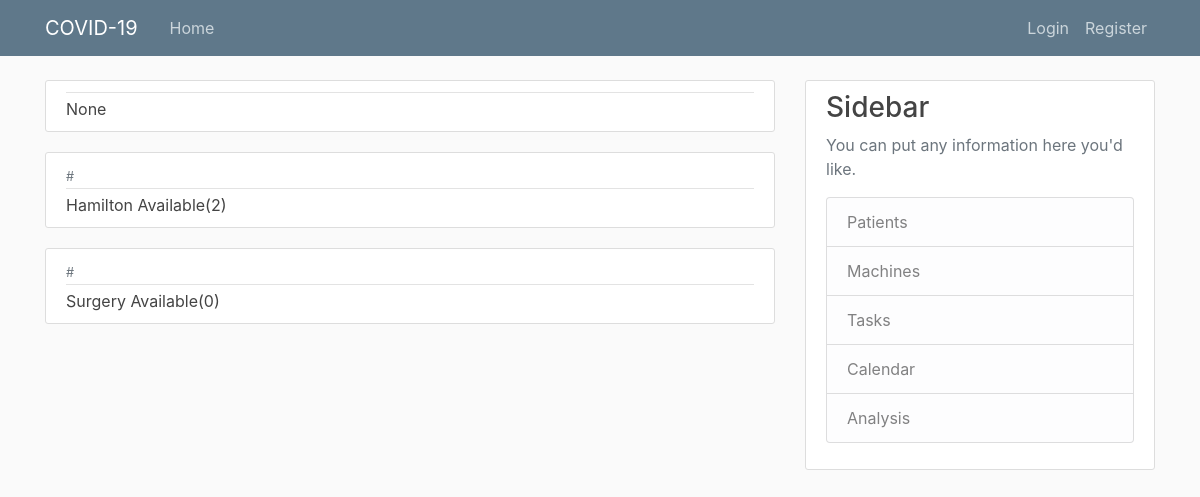
Before: /manager/patient/1/machinetype/ with the older database file.
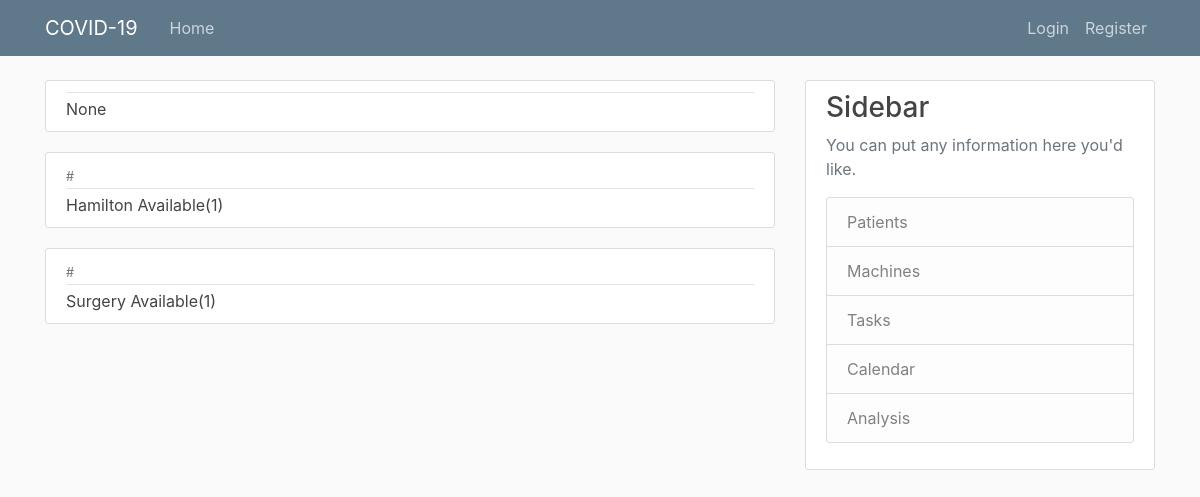
After: the same page with the newer database file.
### manager/models.py (models this page shows)
class MachineType(models.Model):
    name = models.CharField(max_length=100)
    description = models.TextField(blank=True)
    def __str__(self):
    	return self.name

### manager/views.py (the view)
# urls.py: path('patient/<int:pk>/machinetype/', views.patient_machinetype, name='patient-machinetype'),
def patient_machinetype(request, pk):
    try:
        patient = Patient.objects.get(pk=pk)
    except Patient.DoesNotExist:
        raise Http404("Patient not found")
    machines = Machine.objects.all()
    machinetypes = MachineType.objects.all()
    machinetypes_count = {machinetype.pk:0 for machinetype in machinetypes}
    for machine in machines:
        if machine.patient_pk == 0:
            machinetypes_count[machine.model.pk] += 1
    machinetypes_count = [machinetypes_count[machinetype.pk] for machinetype in machinetypes]
    machinetypes_plus = [{'machinetype': machinetype, 'count':count} for machinetype, count in zip(machinetypes, machinetypes_count)]
    return render(request, 'patient_machinetype.html', {'pk': pk, 'machinetypes_plus': machinetypes_plus})

### manager/templates/patient_machinetype.html (shortened to what this page needs)
{% extends "base.html" %}
{% block content %}
<article class="media content-section">
	<div class="media-body">
		<div class="article-metadata">
		</div>
		<a class="article-title" href="{% url 'patient-assign' pk 0 %}">None</a>
	</div>
</article>
{% for machinetype_p in machinetypes_plus %}
		<article class="media content-section">
			<div class="media-body">
				<div class="article-metadata">
					<small class="text-muted">#</small>
				</div>
				<a class="article-title" href="{% url 'patient-machine' pk machinetype_p.machinetype.pk %}">{{ machinetype_p.machinetype }} Available({{machinetype_p.count}})</a>
			</div>
		</article>
{% endfor %}
{% endblock content %}

Changed rows visible on the page:
changed MachineType "Hamilton": count "2" → "1"
changed MachineType "Surgery": count "0" → "1"
